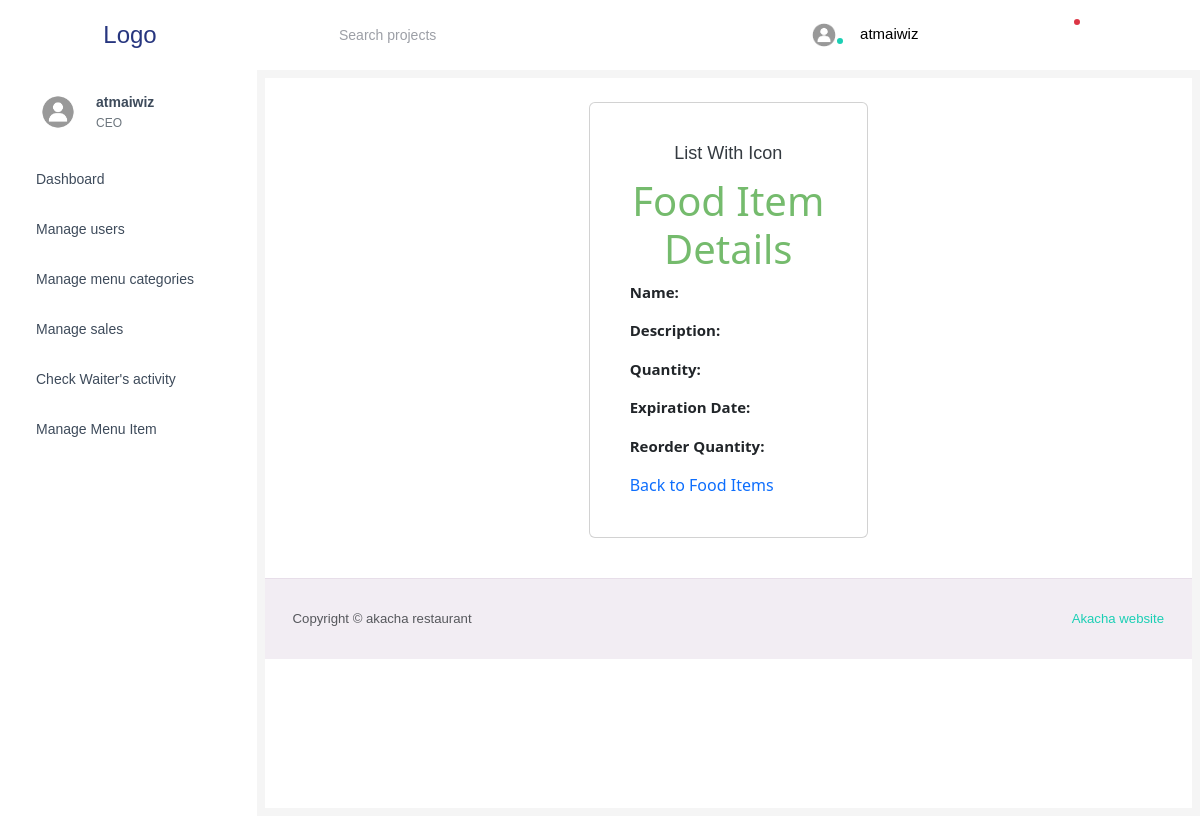
The app's page /stock/food_items/rice/ (signed in) with its own data.
### hotelmanagement/models.py (models this page shows, shortened)
class CustomUser(AbstractUser):
    objects = models.Manager()
    id = models.AutoField(primary_key=True)
    profile = models.ImageField(upload_to="profiles/", default='profiles/default_profile.jpg')
    user_type = models.ForeignKey(User_type, on_delete=models.SET_NULL, null=True, default=None)
    is_active = models.BooleanField(default=True)
    customer_profit = models.FloatField(default=0.0)

class User_type(models.Model):
    id = models.AutoField(primary_key=True)
    user_type = models.CharField(max_length=50)
    def __str__(self):
        return self.user_type

### StockManagerApp/views.py (the view)
# urls.py: path('food_items/<str:name>/', views.view_food_item, name='view_food_item'),
def view_food_item(request, name):
    food_item = get_context(str(user_validator(request)), name)
    return render(request, f'StockManagerApp/{user_validator(request)}/view_food_item.html',
                  {'food_item': food_item})

### StockManagerApp/helper.py (called while the page is built)
def get_context(user_type, name):
    if user_type == "Storekeeper":
        return Stock.objects.get(name=name)
    elif user_type == "Chef":
        try:
            return ChefStockResource.objects.get(name=name)
        except Exception as e:
            return redirect("home")

### hotelmanagement/processor.py (called while the page is built)
def user_type_list(request):
    user_type = User_type.objects.all()
    return {'user_types': user_type}

def message_analyser(request):
    try:
        if request.user.user_type.user_type == "Storekeeper":
            print(request.user.user_type)
            sys_messages = Messages.objects.filter(receiver_category=2, opened=False)
            return {"system_message": sys_messages}
        else:
            user = request.user
            messages = Messages.objects.filter(receiver_category=user.user_type, order__send=False)
            return {'messagess': messages}
    except:
        user_type = User_type.objects.all()
        return {'user_types': user_type}

### hotelmanagement/utils.py (called while the page is built)
def user_validator(request):
    if request.user.is_authenticated:
        user_type = request.user.user_type
        return user_type
    else:
        return redirect('login')

### StockManagerApp/templates/StockManagerApp/CEO/view_food_item.html
{% extends 'CEO/base.html' %}
{% block content %}
<br>
<div class="col-md-4 grid-margin stretch-card" style="margin-left: auto; margin-right: auto;">
    <div class="card">
      <div class="card-body">
        <h4 class="card-title">List with icon</h4>
        <h1>Food Item Details</h1>
        <p><strong>Name:</strong> {{ food_item.name }}</p>
        <p><strong>Description:</strong> {{ food_item.description }}</p>
        <p><strong>Quantity:</strong> {{ food_item.quantity }}</p>
        <p><strong>Expiration Date:</strong> {{ food_item.expiration_date }}</p>
        <p><strong>Reorder Quantity:</strong> {{ food_item.reorder_quantity }}</p>
        <a href="{% url 'food_item_list' %}">Back to Food Items</a>
      </div>
    </div>
</div>
{% endblock content %}

### templates/navigation.html (shortened to what this page needs)
<!DOCTYPE html>
<html lang="en">
  <head>
    {% load static %}
    <link rel="stylesheet" href="{% static 'mystyle.css' %}" />
  </head>
  <body>
    <nav class="navbar default-layout-navbar col-lg-12 col-12 p-0 fixed-top d-flex flex-row">
      <div class="text-center navbar-brand-wrapper d-flex align-items-center justify-content-center">
        <a class="navbar-brand brand-logo" href="{% url 'home' %}">Logo</a>
      </div>
      <div class="navbar-menu-wrapper d-flex align-items-stretch">
        <button class="navbar-toggler navbar-toggler align-self-center" type="button" data-toggle="minimize"></button>
        <div class="search-field d-none d-md-block">
          <form class="d-flex align-items-center h-100" action="#">
            <div class="input-group">
              <div class="input-group-prepend bg-transparent">
                <i class="input-group-text border-0 mdi mdi-magnify"></i>
              </div>
              <input type="text" class="form-control bg-transparent border-0" placeholder="Search projects" />
            </div>
          </form>
        </div>
        <ul class="navbar-nav navbar-nav-right">
          <li class="nav-item nav-profile dropdown">
            <a class="nav-link dropdown-toggle" id="profileDropdown" href="#" data-bs-toggle="dropdown" aria-expanded="false">
              <div class="nav-profile-img">
                {% if user.profile %}
                  <img src="{{ user.profile.url }}" alt="image" />
                {% endif %}
                <span class="availability-status online"></span>
              </div>
              <div class="nav-profile-text">
                <p class="mb-1 text-black">{{ user.username }}</p>
              </div>
            </a>
          </li>
          <li class="nav-item d-none d-lg-block full-screen-link">
          </li>
          <li class="nav-item dropdown">
          </li>
          <li class="nav-item dropdown">
            <a class="nav-link count-indicator dropdown-toggle" id="notificationDropdown" href="#" data-bs-toggle="dropdown">
              <span class="count-symbol bg-danger"></span>
            </a>
          </li>
          <li class="nav-item nav-logout d-none d-lg-block">
          </li>
          <li class="nav-item nav-settings d-none d-lg-block">
          </li>
        </ul>
      </div>
    </nav>
  </body>
</html>

### templates/CEO/side_bar.html (shortened to what this page needs)
<!DOCTYPE html>
<html lang="en">
  <head>
    {% load static %}
    <link rel="stylesheet" href="{% static 'mystyle.css' %}" />
  </head>
  <body>
    <nav class="sidebar sidebar-offcanvas" id="sidebar">
      <ul class="nav">
        <li class="nav-item nav-profile">
          <a href="{% url 'home'%}"  class="nav-link">
            <div class="nav-profile-image">
              {% if user.profile %}
                <img src="{{user.profile.url}}" alt="profile" />
              {% endif %}
            </div>
            <div class="nav-profile-text d-flex flex-column">
              <span class="font-weight-bold mb-2">{{user.username}}</span>
              <span class="text-secondary text-small">{{user.user_type}}</span>
            </div>
          </a>
        </li>
        <li class="nav-item">
          <a class="nav-link" href="{% url 'home'%}" >
            <span class="menu-title">Dashboard</span>
          </a>
        </li>
        <li class="nav-item">
          <a class="nav-link " id="manage-user" href="{%url 'manage_user' 0%}" >
            <span class="menu-title">Manage users</span>
          </a>
        </li>
        <li class="nav-item">
          <a class="nav-link " id="manage-menu-category"  href="{%url 'manage_menu_category'%}">
            <span class="menu-title">Manage menu categories</span>
          </a>
        </li>
        <li class="nav-item">
          <a class="nav-link "  id = "manage-sale" href="{% url 'manage_sale'%}">
            <span class="menu-title">Manage sales</span>
          </a>
        </li>
        <li class="nav-item">
          <a class="nav-link "  id="check-waiter" href="{% url 'waiter_activity_check'%}">
            <span class="menu-title">Check Waiter's activity</span>
          </a>
        </li>
        <li class="nav-item">
          <a class="nav-link "  id = "manage-menu-item" href="{% url 'manage_menu_item'%}">
            <span class="menu-title">Manage Menu Item</span>
          </a>
        </li>
      </ul>
    </nav>
  </body>
</html>

### static/mystyle.css (style rules this page uses)
h1, h2, h3, h4, h5, h6 { color: #75bb6d; text-align: center; }
a { text-decoration: none; }

### records on screen
CustomUser: profile (placeholder picture), username "atmaiwiz", user_type "CEO"
